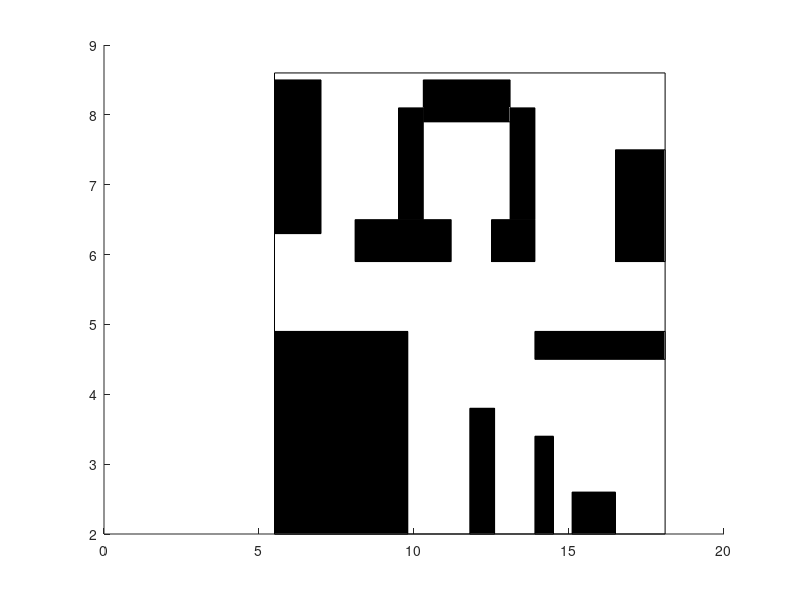

Recreate this plot in MATLAB.
% Map shown in the "Trajectory ZUPT-KF" figure

% Map shown in the main UI

rectangle('Position',[5.5 2 12.6 6.6]) % Whole the seminar room
% %stairs
% rectangle('Position',[-0.65 0.3125 1.3 0.3125])
% rectangle('Position',[-0.65 0.6250 1.3 0.3125])
% rectangle('Position',[-0.65 0.9375 1.3 0.3125])
% rectangle('Position',[-0.65 1.2500 1.3 0.3125])
% rectangle('Position',[-0.65 1.5625 1.3 0.3125])
% rectangle('Position',[-0.65 1.8750 1.3 0.3125])
% rectangle('Position',[-0.65 2.1875 1.3 0.3125])
% 
% rectangle('Position',[-0.65 2.5000 1.3 0.3125])
% rectangle('Position',[-0.65 2.8125 1.3 0.3125])
% rectangle('Position',[-0.65 3.1250 1.3 0.3125])
% rectangle('Position',[-0.65 3.4375 1.3 0.3125])
% rectangle('Position',[-0.65 3.7500 1.3 0.3125])
% rectangle('Position',[-0.65 4.0625 1.3 0.3125])
% rectangle('Position',[-0.65 4.3750 1.3 0.3125])
% rectangle('Position',[-0.65 4.6875 1.3 0.3125])
% rectangle('Position',[-0.65 5 1.3 0.3125])

%zones without use:
rectangle('Position',[5.5 2 4.3 2.9], 'FaceColor','k')
rectangle('Position',[5.5 6.3 1.5 2.2], 'FaceColor','k')

% Room and living room
rectangle('Position',[11.8 2 0.8 1.8], 'FaceColor','k') % dining table
rectangle('Position',[13.9 2 0.6 1.4], 'FaceColor','k') % wall btw dining and living room
rectangle('Position',[15.1 2 1.4 0.6], 'FaceColor','k') % Living table
rectangle('Position',[13.9 4.5 4.2 0.4], 'FaceColor','k') % wall btw room and living room
rectangle('Position',[16.5 5.9 1.6 1.6], 'FaceColor','k') % bed

% Kitchen
rectangle('Position',[8.1 5.9 3.1 0.6], 'FaceColor','k') % Wall btw bathroom-kitchen and main corridor
rectangle('Position',[12.5 5.9 1.4 0.6], 'FaceColor','k') % Wall btw kitchen and corridor
rectangle('Position',[9.5 6.5 0.8 1.6], 'FaceColor','k') % Wall btw bathroom and kitchen
rectangle('Position',[13.1 6.5 0.8 1.6], 'FaceColor','k') % Wall btw kitchen and room
rectangle('Position',[10.3 7.9 2.8 0.6], 'FaceColor','k') % Tables of the kitchen

% % Plot fixed Beacons
% plot(13, 4.4,'^','markerfacecolor','y','MarkerSize',10)  % Room
% %viscircles([13, 4.4], 4,'Color','y','LineStyle','--');
% plot(8, 6.2,'^','markerfacecolor','k','MarkerSize',10)  % Kitchen
% %viscircles([8, 6.2], 4,'Color','k','LineStyle','--');
% plot(4.5, 6.8,'^','markerfacecolor',[0.4940, 0.1840, 0.5560],'MarkerSize',10)  % Bathroom
% %viscircles([4.5, 6.8], 4,'Color',[0.4940, 0.1840, 0.5560],'LineStyle','--');
% plot(8.4, 1.3,'^','markerfacecolor',[0.3010, 0.7450, 0.9330],'MarkerSize',10)  % Dining table
% %viscircles([8.4, 1.3], 4,'Color',[0.3010, 0.7450, 0.9330],'LineStyle','--');
% plot(12.3, 1,'^','markerfacecolor',[0.4660, 0.6740, 0.1880],'MarkerSize',10)  % Living room
% %viscircles([12.3, 1], 4,'Color',[0.4660, 0.6740, 0.1880],'LineStyle','--');
% 
% %plot(2, 3.6,'^','markerfacecolor',[0, 0.4470, 0.7410],'MarkerSize',10)  % Door
% %viscircles([2, 3.6], 4,'Color',[0, 0.4470, 0.7410],'LineStyle','--');
% 
% 
% % Plot 'activity' Beacons
% plot(2, 3.6,'s','markerfacecolor','r','MarkerSize',8)  % Door
% plot(5.2, 6.4,'s','markerfacecolor','g','MarkerSize',8)  % Toiler lid
% plot(3.7, 6.4,'s','markerfacecolor','b','MarkerSize',8)  % Broom
% plot(9.6, 5.4,'s','markerfacecolor','c','MarkerSize',8)  % Pitcher
% plot(5.5, 4.4,'s','markerfacecolor','m','MarkerSize',8)  % Hair brush
